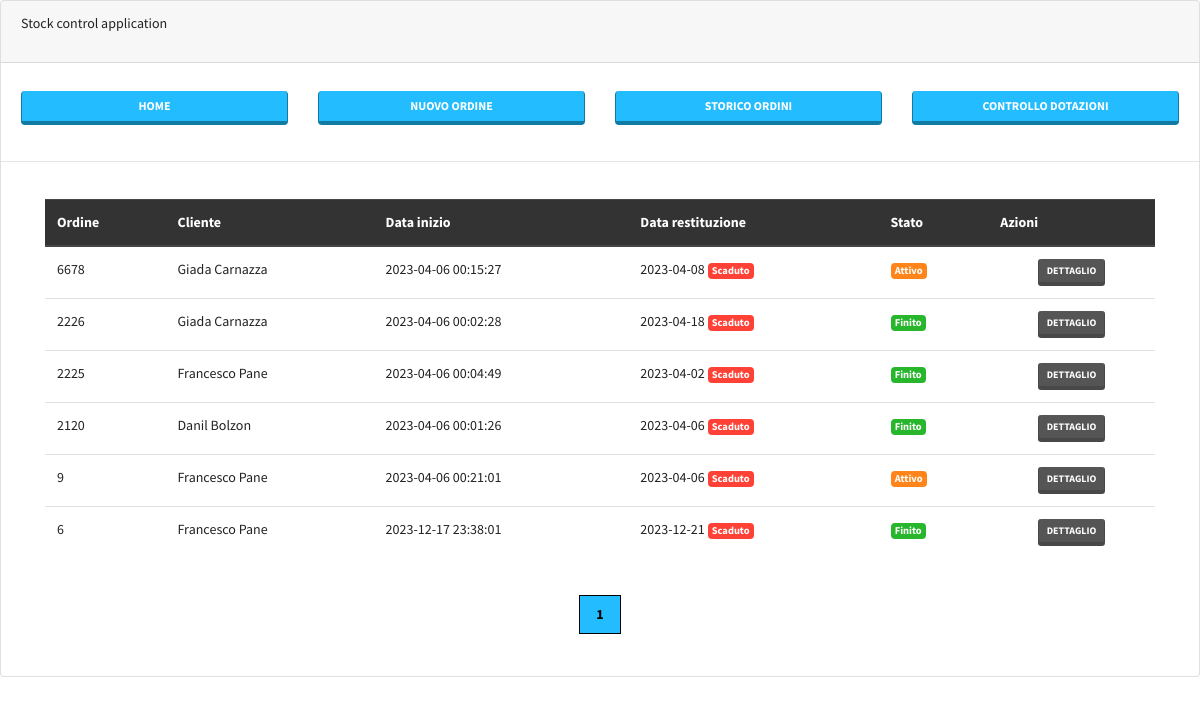
Page /storico_ordini.php on the committed database.
### tables this page shows
CREATE TABLE `users` (
  `id` int NOT NULL AUTO_INCREMENT,
  `username` varchar(128) NOT NULL,
  `useremail` varchar(128) DEFAULT NULL,
  `userphone` varchar(24) DEFAULT NULL,
  `usercountry` int DEFAULT NULL,
  `dt` timestamp NOT NULL DEFAULT CURRENT_TIMESTAMP,
  PRIMARY KEY (`id`),
  UNIQUE KEY `username_UNIQUE` (`username`)
);

### storico_ordini.php (the view, shortened to what this page needs)
<?php
require_once('config.php');
    $per_page_record = 10;
    if (isset($_GET["page"])) {
        $page  = $_GET["page"];
    }
    else {
      $page=1;
    }
    $start_from = ($page-1) * $per_page_record;
$select_borrow_data = "SELECT max(idcliente) as idcliente, max(datains) as datains, max(returndate) as returndate, numord, max(status) as status FROM ordini GROUP BY numord ORDER BY numord DESC LIMIT $start_from, $per_page_record";
$select_borrow_data_result = mysqli_query($db, $select_borrow_data);
?>
<!doctype html>
<html>
  <head>
    <link rel="stylesheet" href="css/bootstrap-color.min.css" >
    <link rel="stylesheet" href="css/main.css" >
  </head>
  <body>
<?php include('header.php'); ?>
<div class="container">
                      <div class="row">
                      <div class="col-12">
                            <table class="table" >
                                <thead class="thead-dark">
                                    <tr>
                                        <th scope="col">Ordine</th>
                                        <th scope="col">Cliente</th>
                                        <th scope="col">Data inizio</th>
                                        <th scope="col">Data restituzione</th>
                                        <th scope="col">Stato</th>
                                        <th scope="col">Azioni</th>
                                    </tr>
                                </thead>
<tbody>
<?php
  while ($row = mysqli_fetch_array($select_borrow_data_result)) {
      $userid = $row['idcliente'];
       $select_all_users = "SELECT * FROM users WHERE id = '$userid' ORDER BY id DESC LIMIT 1";
       $select_all_user_result = mysqli_query($db, $select_all_users);
      $row_users = mysqli_fetch_assoc($select_all_user_result);
       $user_name = $row_users['username'];
  ?>
<tr>
<td><?php echo $row['numord']; ?></td>
<td><?php echo $user_name; ?></td>
<td><?php echo $row['datains']; ?></td>
<td><?php echo $row['returndate'];
$today = date('Y-m-d');
$returnday = $row['returndate'];
$datetime1 = strtotime($today);
$datetime2 = strtotime($returnday);
$calculate_seconds = $datetime2 - $datetime1;
$days = floor($calculate_seconds / (24 * 60 * 60 ));
if($days < 0){
?> <span class="badge badge-danger"> Scaduto  </span> <?php
}else{
?> <span class="badge badge-success"> In Corso  </span> <?php
}
?></td>
<td> <?php
if($row['status'] == 'finish'){
?> <span class="badge badge-success"> Finito  </span> <?php
}else{
?> <span class="badge badge-warning"> Attivo  </span> <?php
}
?> </td>
<?php
if($row_borrow_data['status'] != 'finish'){
?> <td align="center"> <a class="btn btn-dark btn-sm" href="fine_noleggio.php?numord=<?php echo $row['numord']; ?>" role="button">Dettaglio</a> </td> <?php
} else {
?> <td align="center"> <a class="btn btn-dark btn-sm" href="fine_noleggio.php?numord=<?php echo $row['numord']; ?>" role="button">Dettaglio</a> </td> <?php
  }
  ?>
</tr>
  <?php
      };
  ?>
</tbody>
                            </table>
                            </div>
</div>
<div class="pagination" style="display: flex;justify-content: center;align-items: center;">
 <?php
   $query = "SELECT COUNT(*) FROM ordini";
   $rs_result = mysqli_query($db, $query);
   $row = mysqli_fetch_row($rs_result);
   $total_records = $row[0];
   $total_pages = ceil($total_records / $per_page_record);
   $pagLink = "";
   for ($i=1; $i<=$total_pages; $i++) {
     if ($i == $page) {
         $pagLink .= "<a class = 'active' href='storico_ordini.php?page="
                                           .$i."'>".$i." </a>";
     }
     else  {
         $pagLink .= "<a href='storico_ordini.php?page=".$i."'>
                                           ".$i." </a>";
     }
   };
   echo $pagLink;
 ?>
 </div>
                      </div>
</div>
  </body>
</html>

### css/main.css (style rules this page uses)
body,html { height: 100%; background-color: white; }
.pagination a { font-weight:bold; font-size:14px; color: black; padding: 8px 16px; text-decoration: none; border:1px solid black; }
.pagination a.active { background-color: #22bcff; }

### rows in the picture
users: username "Giada Carnazza"
users: username "Francesco Pane"
users: username "Danil Bolzon"

### other values in the picture
$row['numord'] "6678"
$row['datains'] "2023-04-06 00:15:27"
$row['returndate'] "2023-04-08"
$row['numord'] "2226"
$row['datains'] "2023-04-06 00:02:28"
$row['returndate'] "2023-04-18"
$row['numord'] "2225"
$row['datains'] "2023-04-06 00:04:49"
$row['returndate'] "2023-04-02"
$row['numord'] "2120"
$row['datains'] "2023-04-06 00:01:26"
$row['returndate'] "2023-04-06"
$row['numord'] "9"
$row['datains'] "2023-04-06 00:21:01"
$row['numord'] "6"
